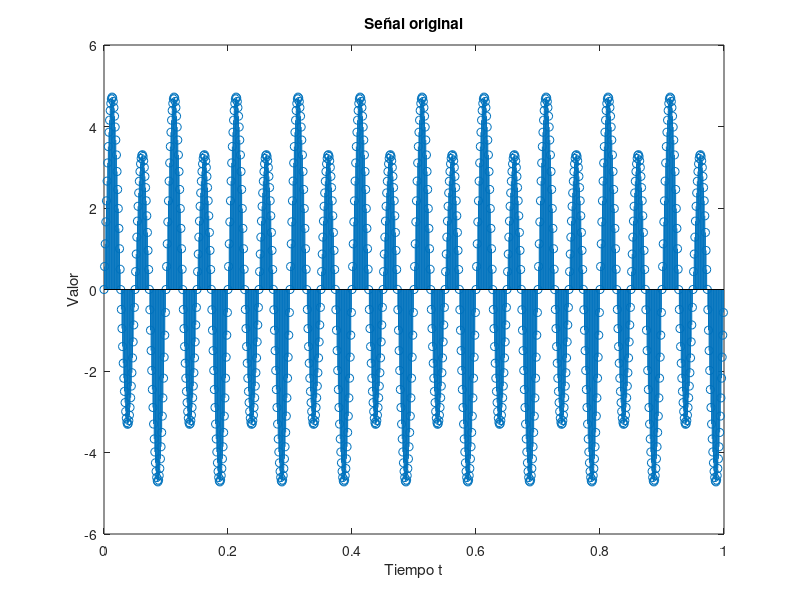

Write the MATLAB code that produced this figure. (Note: this script raises an error after producing the figure.)
#Ejercicio 1
clc;
clear all;
##Datos del ejercicio :
f1=10;
f2=20;
T=0.001;
fm=1/T;
t=0:T:1-T;
s=sin(2*pi*f1*t)+4*sin(2*pi*f2*t);

#Grafica para darme una idea
figure;
stem(t,s);
title('Señal original');
ylabel('Valor');
xlabel('Tiempo t');

#1) Calcular la TDF :
sf=fft(s);
N=length(t);
[sf_c,f_c]=centrar_frecuencias(sf,fm,N);
figure;
subplot(3,1,1);
stem(f_c,real(sf_c),'b');
title('Parte real')
xlabel('Frecuencias (Hz)')
subplot(3,1,2);
stem(f_c,imag(sf_c),'r');
title('Parte imaginaria')
xlabel('Frecuencias (Hz)')
subplot(3,1,3);
#Espectro de magnitudes : Magnitud de la TDF
#Espectro de fase : Angulo entre la parte real e imaginaria de TDF
stem(f_c,abs(sf_c),'g');
title('Magnitud')
xlabel('Frecuencias (Hz)')

#Verificar relacion de Parseval :
e_original=norm(s,2)^2;
e_fourier=(1/N)*(norm(sf,2)^2);
#Para ver la igualdad, comparamos con 1e-12 para no comernos un error numerico
if((e_original-e_fourier) < 1e-12) disp('Se cumple la relacion');
else disp('No se cumple la relacion');
endif

#Segunda parte :
#2-1 :
s=sin(2*pi*f1*t)+4*sin(2*pi*f2*t)+4;
sf=fft(s);
[sf_c,f_c]=centrar_frecuencias(sf,fm,N);
figure;
subplot(2,2,1);
stem(f_c,abs(sf_c));
title('s[n]+4')
xlabel('Frecuencias (Hz)')

#2-2 :
f1=10;
f2=11;
s=sin(2*pi*f1*t)+4*sin(2*pi*f2*t);
sf=fft(s);
[sf_c,f_c]=centrar_frecuencias(sf,fm,N);
subplot(2,2,2);
stem(f_c,abs(sf_c));
title('f2=11hz');
xlabel('Frecuencias (Hz)');

#2-3 :
f1=10;
f2=10.5;
s=sin(2*pi*f1*t)+4*sin(2*pi*f2*t);
sf=fft(s);
[sf_c,f_c]=centrar_frecuencias(sf,fm,N);
subplot(2,2,3);
stem(f_c,abs(sf_c));
title('f2=10.5hz')
xlabel('Frecuencias (Hz)')

#2-4 :
f1=10;
f2=20;
t=0:T:2-T;
N=length(t);
s=sin(2*pi*f1*t)+4*sin(2*pi*f2*t);
sf=fft(s);
[sf_c,f_c]=centrar_frecuencias(sf,fm,N);
subplot(2,2,4);
stem(f_c,abs(sf_c));
title('t=[0...2]')
xlabel('Frecuencias (Hz)')
